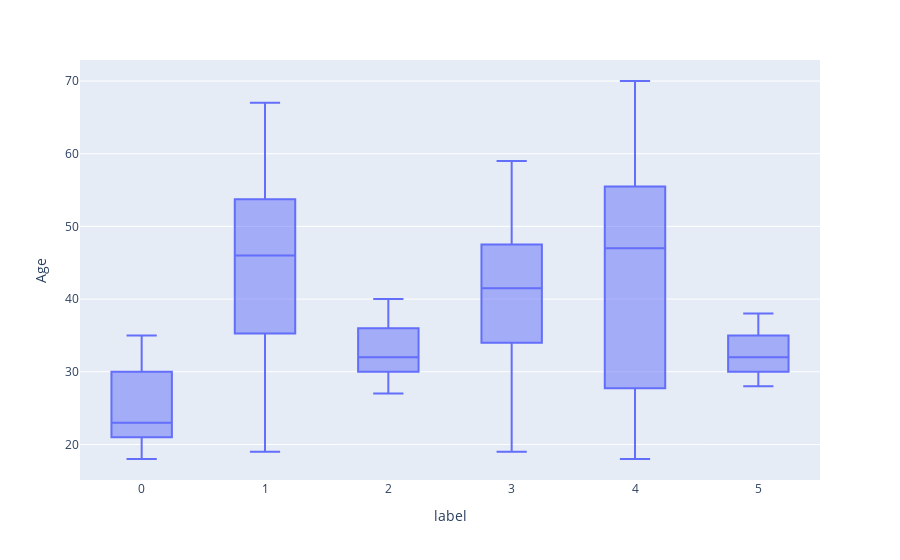

Notebook code for this chart:
### Code cell
px.box(data_frame=df, x='label', y='Age')

### Figure 1 — Plotly figure (JSON) as saved in the notebook; plotly's stock layout.template omitted (floating-point values rounded to 4 significant figures; data arrays with more than 128 entries replaced by an {"elided": "..."} marker saying what was removed)
{"data": [{"alignmentgroup": "True", "hovertemplate": "label=%{x}<br>Age=%{y}<extra></extra>", "legendgroup": "", "marker": {"color": "#636efa"}, "name": "", "notched": false, "offsetgroup": "", "orientation": "v", "showlegend": false, "type": "box", "x": {"elided": "200 int values"}, "x0": " ", "xaxis": "x", "y": {"elided": "200 int values"}, "y0": " ", "yaxis": "y"}], "layout": {"boxmode": "group", "legend": {"tracegroupgap": 0}, "margin": {"t": 60}, "xaxis": {"anchor": "y", "domain": [0, 1], "title": {"text": "label"}}, "yaxis": {"anchor": "x", "domain": [0, 1], "title": {"text": "Age"}}}}
